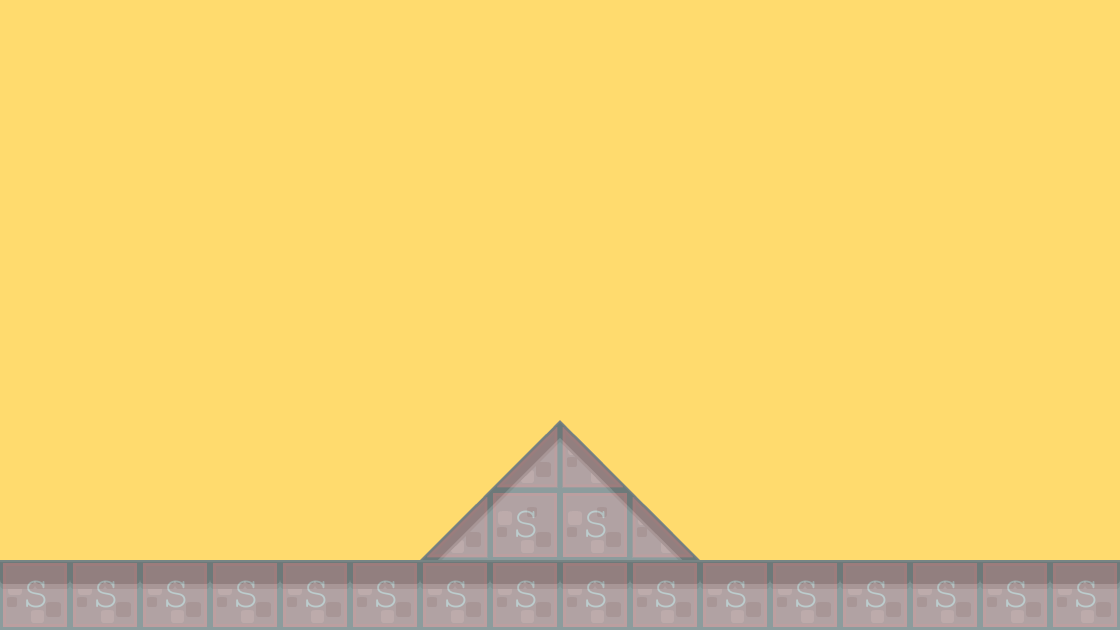

The image is a tile-based game level rendered from a .tmx file. Its description and source (layers, tilesets, objects; grid data summarised) follow:
An orthogonal 16x9 tile map with 70x70 px tiles, 2 tile layers (background1, collision), 2 tilesets and 2 objects (PlayerBase, EnemyBase).

<map version="1.0" orientation="orthogonal" renderorder="right-down" width="16" height="9" tilewidth="70" tileheight="70" backgroundcolor="#ffdb6e">
 <tileset firstgid="1" name="background-tiles" tilewidth="70" tileheight="70">
  <image source="../img/background-tiles.png" width="910" height="910" />
 </tileset>
 <tileset firstgid="170" name="meta-tiles" tilewidth="70" tileheight="70">
  <image source="../img/meta-tiles.png" width="350" height="70" />
  <tile id="1">
   <properties>
    <property name="type" value="lslope" />
   </properties>
  </tile>
  <tile id="3">
   <properties>
    <property name="type" value="rslope" />
   </properties>
  </tile>
  <tile id="4">
   <properties>
    <property name="type" value="solid" />
   </properties>
  </tile>
 </tileset>
 <layer name="background1" width="16" height="9">
  <data>[144 cells, 22 non-empty, 5 distinct tile ids]</data>
 </layer>
 <layer name="collision" width="16" height="9" opacity="0.19">
  <properties>
   <property name="type" value="solid" />
  </properties>
  <data>[144 cells, 22 non-empty, 3 distinct tile ids]</data>
 </layer>
 <objectgroup name="BaseEntities">
  <object name="PlayerBase" x="74" y="422" width="62" height="136" />
  <object name="EnemyBase" x="982" y="418" width="66" height="142" />
 </objectgroup>
</map>
